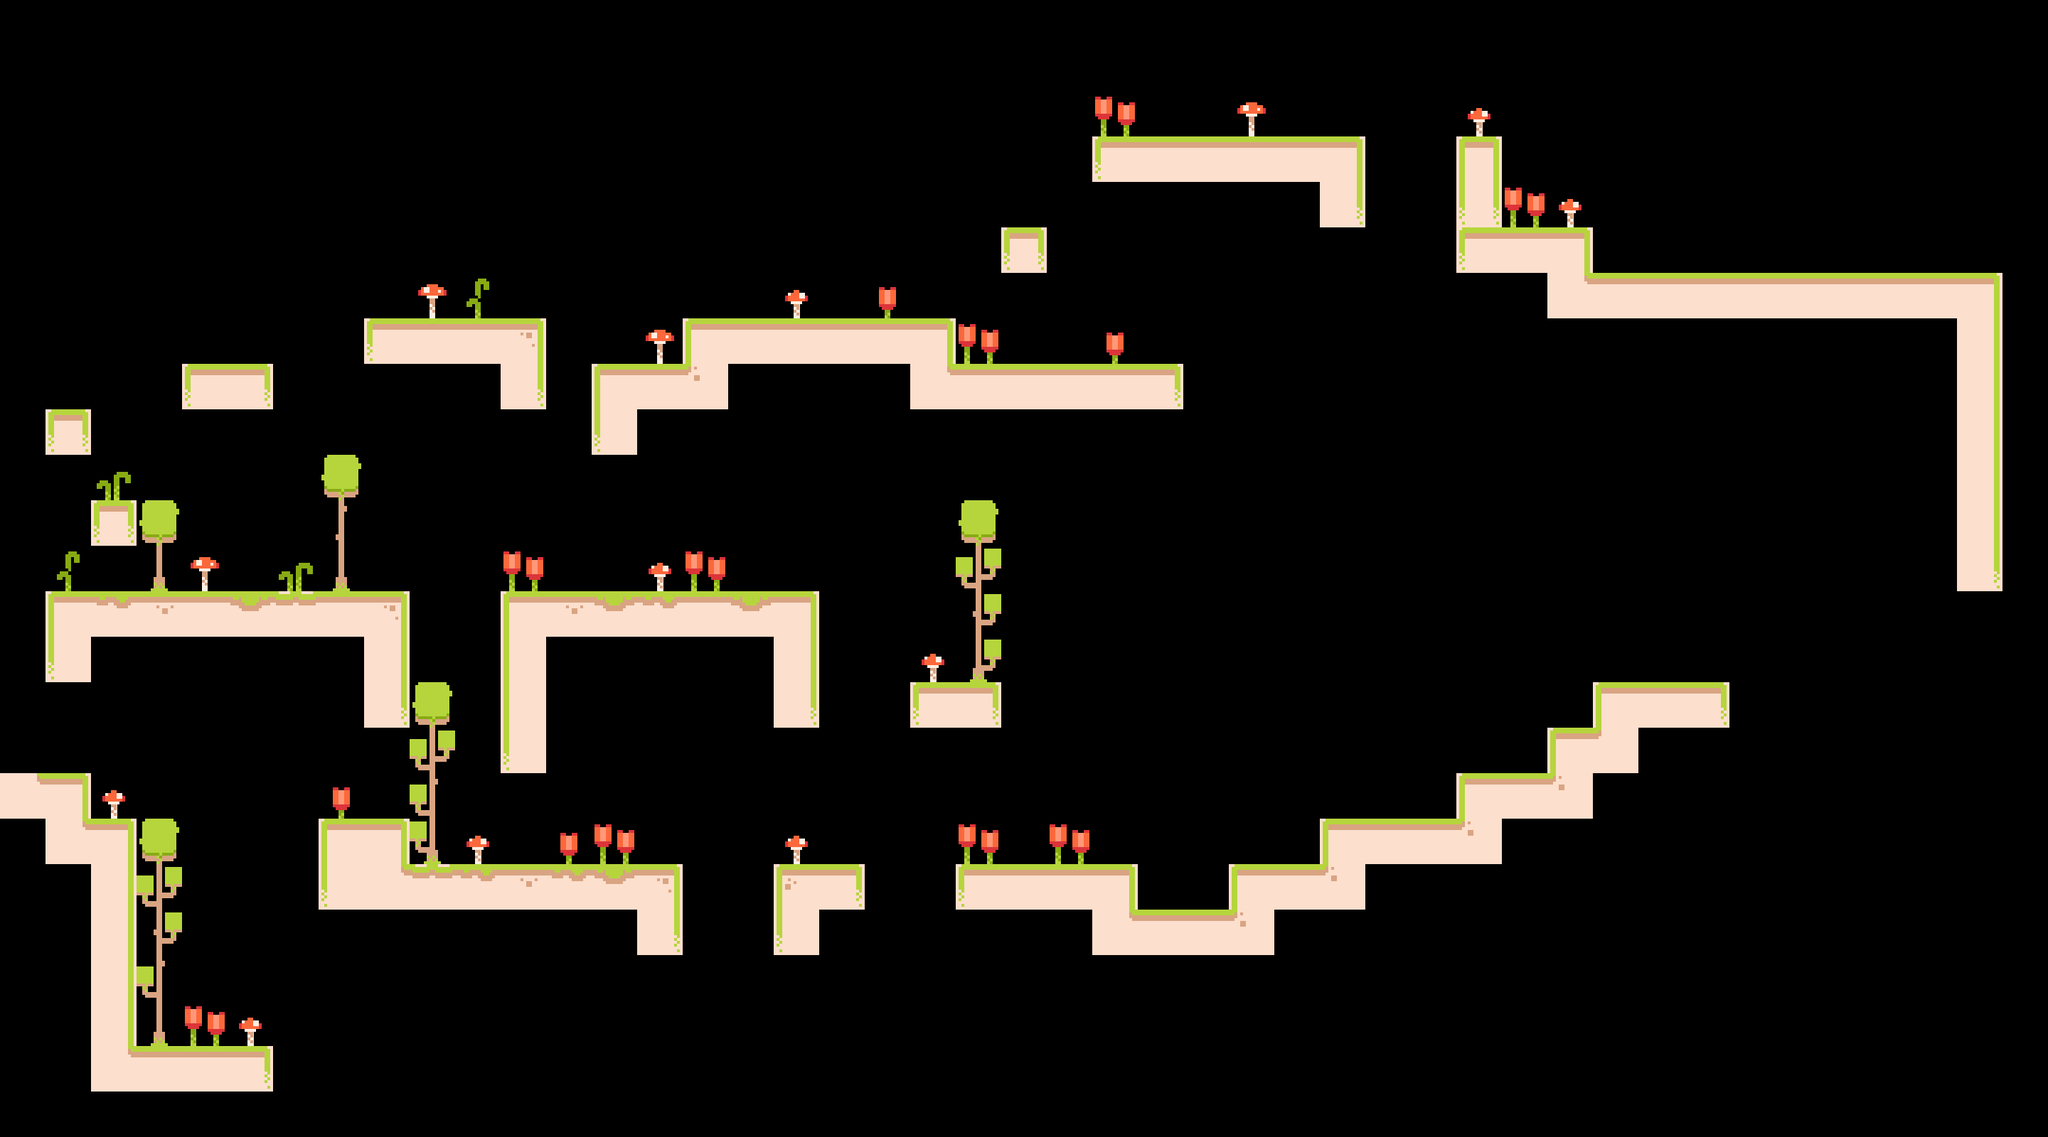

The image is a tile-based game level rendered from a .tmx file. Its description and complete source (layers, tilesets, objects, tile grids) follow:
An orthogonal 45x25 tile map with 64x64 px tiles, 2 tile layers (Main, Decoration) and 6 objects (5x Worm, Player).

<map version="1.10" tiledversion="1.12.2" orientation="orthogonal" renderorder="right-down" width="45" height="25" tilewidth="64" tileheight="64" infinite="0" nextlayerid="4" nextobjectid="8">
 <tileset firstgid="1" source="../tilesets/tilemap.tsx" />
 <layer id="1" name="Main" width="45" height="25">
  <data encoding="csv">
0,0,0,0,0,0,0,0,0,0,0,0,0,0,0,0,0,0,0,0,0,0,0,0,0,0,0,0,0,0,0,0,0,0,0,0,0,0,0,0,0,0,0,0,0,
0,0,0,0,0,0,0,0,0,0,0,0,0,0,0,0,0,0,0,0,0,0,0,0,0,0,0,0,0,0,0,0,0,0,0,0,0,0,0,0,0,0,0,0,0,
0,0,0,0,0,0,0,0,0,0,0,0,0,0,0,0,0,0,0,0,0,0,0,0,0,0,0,0,0,0,0,0,0,0,0,0,0,0,0,0,0,0,0,0,0,
0,0,0,0,0,0,0,0,0,0,0,0,0,0,0,0,0,0,0,0,0,0,0,0,28,5,5,5,5,6,0,0,20,0,0,0,0,0,0,0,0,0,0,0,0,
0,0,0,0,0,0,0,0,0,0,0,0,0,0,0,0,0,0,0,0,0,0,0,0,0,0,0,0,0,19,0,0,30,0,0,0,0,0,0,0,0,0,0,0,0,
0,0,0,0,0,0,0,0,0,0,0,0,0,0,0,0,0,0,0,0,0,0,10,0,0,0,0,0,0,0,0,0,28,5,6,0,0,0,0,0,0,0,0,0,0,
0,0,0,0,0,0,0,0,0,0,0,0,0,0,0,0,0,0,0,0,0,0,0,0,0,0,0,0,0,0,0,0,0,0,25,5,5,5,5,5,5,5,5,6,0,
0,0,0,0,0,0,0,0,28,5,5,9,0,0,0,4,5,5,5,5,6,0,0,0,0,0,0,0,0,0,0,0,0,0,0,0,0,0,0,0,0,0,0,16,0,
0,0,0,0,28,29,0,0,0,0,0,19,0,4,5,26,0,0,0,0,25,5,5,5,5,29,0,0,0,0,0,0,0,0,0,0,0,0,0,0,0,0,0,16,0,
0,10,0,0,0,0,0,0,0,0,0,0,0,17,0,0,0,0,0,0,0,0,0,0,0,0,0,0,0,0,0,0,0,0,0,0,0,0,0,0,0,0,0,16,0,
0,0,0,0,0,0,0,0,0,0,0,0,0,0,0,0,0,0,0,0,0,0,0,0,0,0,0,0,0,0,0,0,0,0,0,0,0,0,0,0,0,0,0,16,0,
0,0,10,0,0,0,0,0,0,0,0,0,0,0,0,0,0,0,0,0,0,0,0,0,0,0,0,0,0,0,0,0,0,0,0,0,0,0,0,0,0,0,0,16,0,
0,0,0,0,0,0,0,0,0,0,0,0,0,0,0,0,0,0,0,0,0,0,0,0,0,0,0,0,0,0,0,0,0,0,0,0,0,0,0,0,0,0,0,19,0,
0,4,22,8,5,23,21,5,9,0,0,4,8,23,22,5,23,6,0,0,0,0,0,0,0,0,0,0,0,0,0,0,0,0,0,0,0,0,0,0,0,0,0,0,0,
0,17,0,0,0,0,0,0,16,0,0,14,0,0,0,0,0,16,0,0,0,0,0,0,0,0,0,0,0,0,0,0,0,0,0,0,0,0,0,0,0,0,0,0,0,
0,0,0,0,0,0,0,0,19,0,0,14,0,0,0,0,0,19,0,0,28,29,0,0,0,0,0,0,0,0,0,0,0,0,0,4,5,29,0,0,0,0,0,0,0,
0,0,0,0,0,0,0,0,0,0,0,17,0,0,0,0,0,0,0,0,0,0,0,0,0,0,0,0,0,0,0,0,0,0,4,24,0,0,0,0,0,0,0,0,0,
25,6,0,0,0,0,0,0,0,0,0,0,0,0,0,0,0,0,0,0,0,0,0,0,0,0,0,0,0,0,0,0,4,5,26,0,0,0,0,0,0,0,0,0,0,
0,25,6,0,0,0,0,4,6,0,0,0,0,0,0,0,0,0,0,0,0,0,0,0,0,0,0,0,0,4,5,5,26,0,0,0,0,0,0,0,0,0,0,0,0,
0,0,16,0,0,0,0,17,25,21,22,8,22,23,9,0,0,7,29,0,0,28,5,5,6,0,0,4,5,26,0,0,0,0,0,0,0,0,0,0,0,0,0,0,0,
0,0,16,0,0,0,0,0,0,0,0,0,0,0,19,0,0,17,0,0,0,0,0,0,25,5,5,26,0,0,0,0,0,0,0,0,0,0,0,0,0,0,0,0,0,
0,0,16,0,0,0,0,0,0,0,0,0,0,0,0,0,0,0,0,0,0,0,0,0,0,0,0,0,0,0,0,0,0,0,0,0,0,0,0,0,0,0,0,0,0,
0,0,16,0,0,0,0,0,0,0,0,0,0,0,0,0,0,0,0,0,0,0,0,0,0,0,0,0,0,0,0,0,0,0,0,0,0,0,0,0,0,0,0,0,0,
0,0,25,5,5,29,0,0,0,0,0,0,0,0,0,0,0,0,0,0,0,0,0,0,0,0,0,0,0,0,0,0,0,0,0,0,0,0,0,0,0,0,0,0,0,
0,0,0,0,0,0,0,0,0,0,0,0,0,0,0,0,0,0,0,0,0,0,0,0,0,0,0,0,0,0,0,0,0,0,0,0,0,0,0,0,0,0,0,0,0
</data>
 </layer>
 <layer id="3" name="Decoration" width="45" height="25">
  <data encoding="csv">
0,0,0,0,0,0,0,0,0,0,0,0,0,0,0,0,0,0,0,0,0,0,0,0,0,0,0,0,0,0,0,0,0,0,0,0,0,0,0,0,0,0,0,0,0,
0,0,0,0,0,0,0,0,0,0,0,0,0,0,0,0,0,0,0,0,0,0,0,0,0,0,0,0,0,0,0,0,0,0,0,0,0,0,0,0,0,0,0,0,0,
0,0,0,0,0,0,0,0,0,0,0,0,0,0,0,0,0,0,0,0,0,0,0,0,33,0,0,31,0,0,0,0,32,0,0,0,0,0,0,0,0,0,0,0,0,
0,0,0,0,0,0,0,0,0,0,0,0,0,0,0,0,0,0,0,0,0,0,0,0,0,0,0,0,0,0,0,0,0,0,0,0,0,0,0,0,0,0,0,0,0,
0,0,0,0,0,0,0,0,0,0,0,0,0,0,0,0,0,0,0,0,0,0,0,0,0,0,0,0,0,0,0,0,0,33,32,0,0,0,0,0,0,0,0,0,0,
0,0,0,0,0,0,0,0,0,0,0,0,0,0,0,0,0,0,0,0,0,0,0,0,0,0,0,0,0,0,0,0,0,0,0,0,0,0,0,0,0,0,0,0,0,
0,0,0,0,0,0,0,0,0,31,36,0,0,0,0,0,0,32,0,34,0,0,0,0,0,0,0,0,0,0,0,0,0,0,0,0,0,0,0,0,0,0,0,0,0,
0,0,0,0,0,0,0,0,0,0,0,0,0,0,31,0,0,0,0,0,0,33,0,0,34,0,0,0,0,0,0,0,0,0,0,0,0,0,0,0,0,0,0,0,0,
0,0,0,0,0,0,0,0,0,0,0,0,0,0,0,0,0,0,0,0,0,0,0,0,0,0,0,0,0,0,0,0,0,0,0,0,0,0,0,0,0,0,0,0,0,
0,0,0,0,0,0,0,0,0,0,0,0,0,0,0,0,0,0,0,0,0,0,0,0,0,0,0,0,0,0,0,0,0,0,0,0,0,0,0,0,0,0,0,0,0,
0,0,35,0,0,0,0,39,0,0,0,0,0,0,0,0,0,0,0,0,0,0,0,0,0,0,0,0,0,0,0,0,0,0,0,0,0,0,0,0,0,0,0,0,0,
0,0,0,39,0,0,0,49,0,0,0,0,0,0,0,0,0,0,0,0,0,39,0,0,0,0,0,0,0,0,0,0,0,0,0,0,0,0,0,0,0,0,0,0,0,
0,36,0,59,31,0,35,59,0,0,0,33,0,0,32,33,0,0,0,0,0,40,0,0,0,0,0,0,0,0,0,0,0,0,0,0,0,0,0,0,0,0,0,0,0,
0,0,0,0,0,0,0,0,0,0,0,0,0,0,0,0,0,0,0,0,0,50,0,0,0,0,0,0,0,0,0,0,0,0,0,0,0,0,0,0,0,0,0,0,0,
0,0,0,0,0,0,0,0,0,0,0,0,0,0,0,0,0,0,0,0,32,60,0,0,0,0,0,0,0,0,0,0,0,0,0,0,0,0,0,0,0,0,0,0,0,
0,0,0,0,0,0,0,0,0,39,0,0,0,0,0,0,0,0,0,0,0,0,0,0,0,0,0,0,0,0,0,0,0,0,0,0,0,0,0,0,0,0,0,0,0,
0,0,0,0,0,0,0,0,0,40,0,0,0,0,0,0,0,0,0,0,0,0,0,0,0,0,0,0,0,0,0,0,0,0,0,0,0,0,0,0,0,0,0,0,0,
0,0,32,0,0,0,0,34,0,48,0,0,0,0,0,0,0,0,0,0,0,0,0,0,0,0,0,0,0,0,0,0,0,0,0,0,0,0,0,0,0,0,0,0,0,
0,0,0,39,0,0,0,0,0,58,32,0,34,33,0,0,0,32,0,0,0,33,0,33,0,0,0,0,0,0,0,0,0,0,0,0,0,0,0,0,0,0,0,0,0,
0,0,0,40,0,0,0,0,0,0,0,0,0,0,0,0,0,0,0,0,0,0,0,0,0,0,0,0,0,0,0,0,0,0,0,0,0,0,0,0,0,0,0,0,0,
0,0,0,50,0,0,0,0,0,0,0,0,0,0,0,0,0,0,0,0,0,0,0,0,0,0,0,0,0,0,0,0,0,0,0,0,0,0,0,0,0,0,0,0,0,
0,0,0,48,0,0,0,0,0,0,0,0,0,0,0,0,0,0,0,0,0,0,0,0,0,0,0,0,0,0,0,0,0,0,0,0,0,0,0,0,0,0,0,0,0,
0,0,0,59,33,32,0,0,0,0,0,0,0,0,0,0,0,0,0,0,0,0,0,0,0,0,0,0,0,0,0,0,0,0,0,0,0,0,0,0,0,0,0,0,0,
0,0,0,0,0,0,0,0,0,0,0,0,0,0,0,0,0,0,0,0,0,0,0,0,0,0,0,0,0,0,0,0,0,0,0,0,0,0,0,0,0,0,0,0,0,
0,0,0,0,0,0,0,0,0,0,0,0,0,0,0,0,0,0,0,0,0,0,0,0,0,0,0,0,0,0,0,0,0,0,0,0,0,0,0,0,0,0,0,0,0
</data>
 </layer>
 <objectgroup id="2" name="Entities">
  <object id="1" name="Player" x="320" y="320">
   <point />
  </object>
  <object id="3" name="Worm" x="2240" y="320" width="576" height="64" />
  <object id="4" name="Worm" x="1536" y="128" width="384" height="64" />
  <object id="5" name="Worm" x="960" y="384" width="384" height="64" />
  <object id="6" name="Worm" x="704" y="768" width="448" height="64" />
  <object id="7" name="Worm" x="576" y="1152" width="384" height="64" />
 </objectgroup>
</map>
